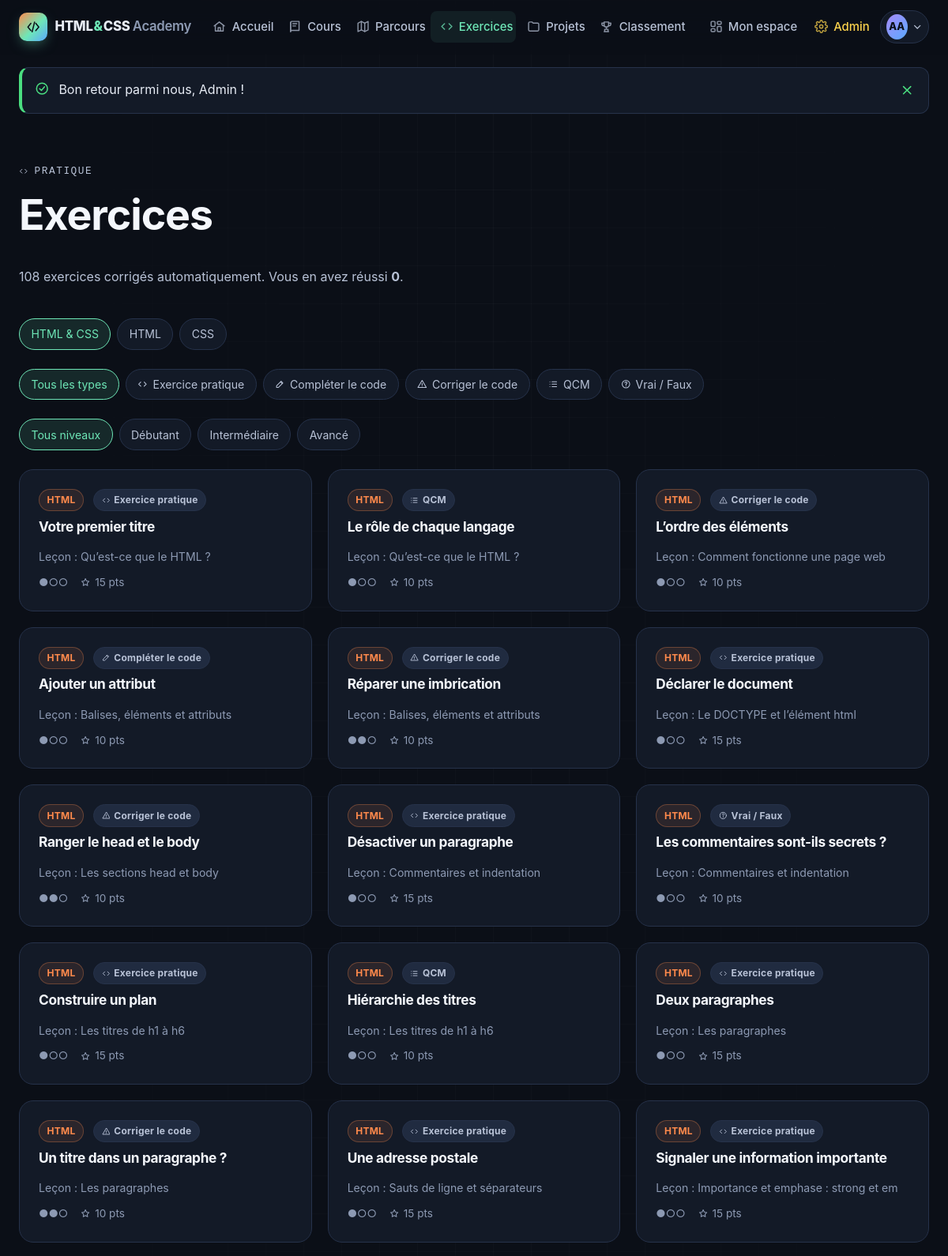
Page /exercises/index.php (signed in, upper part) on the committed database.
### tables this page shows
CREATE TABLE users (
  id               INT UNSIGNED NOT NULL AUTO_INCREMENT,
  first_name       VARCHAR(60)  NOT NULL,
  last_name        VARCHAR(60)  NOT NULL,
  email            VARCHAR(190) NOT NULL,
  password_hash    VARCHAR(255) NOT NULL,
  role             ENUM('student','admin') NOT NULL DEFAULT 'student',
  is_active        TINYINT(1)   NOT NULL DEFAULT 1,
  bio              VARCHAR(500) NULL,
  last_login_at    DATETIME     NULL,
  last_activity_at DATETIME     NULL,
  created_at       DATETIME     NOT NULL DEFAULT CURRENT_TIMESTAMP,
  updated_at       DATETIME     NOT NULL DEFAULT CURRENT_TIMESTAMP ON UPDATE CURRENT_TIMESTAMP,
  PRIMARY KEY (id),
  UNIQUE KEY uq_users_email (email),
  KEY idx_users_role (role),
  KEY idx_users_created (created_at)
);

CREATE TABLE exercises (
  id               INT UNSIGNED NOT NULL AUTO_INCREMENT,
  lesson_id        INT UNSIGNED NULL,
  title            VARCHAR(150) NOT NULL,
  slug             VARCHAR(150) NOT NULL,
  type             ENUM('code','fill','fix','qcm','truefalse') NOT NULL DEFAULT 'code',
  difficulty       TINYINT UNSIGNED NOT NULL DEFAULT 1,
  instructions     TEXT         NOT NULL,
  starter_html     TEXT         NULL,
  starter_css      TEXT         NULL,
  solution_html    TEXT         NULL,
  solution_css     TEXT         NULL,
  validation_rules JSON         NULL COMMENT 'Règles de vérification automatique',
  hint             TEXT         NULL,
  explanation      TEXT         NULL,
  points           SMALLINT UNSIGNED NOT NULL DEFAULT 10,
  sort_order       SMALLINT     NOT NULL DEFAULT 0,
  created_at       DATETIME     NOT NULL DEFAULT CURRENT_TIMESTAMP,
  updated_at       DATETIME     NOT NULL DEFAULT CURRENT_TIMESTAMP ON UPDATE CURRENT_TIMESTAMP,
  PRIMARY KEY (id),
  UNIQUE KEY uq_exercises_slug (slug),
  KEY idx_exercises_lesson (lesson_id, sort_order),
  KEY idx_exercises_type (type),
  CONSTRAINT fk_exercises_lesson FOREIGN KEY (lesson_id) REFERENCES lessons (id) ON DELETE SET NULL,
  CONSTRAINT chk_exercises_difficulty CHECK (difficulty BETWEEN 1 AND 3)
);

CREATE TABLE categories (
  id          INT UNSIGNED NOT NULL AUTO_INCREMENT,
  name        VARCHAR(80)  NOT NULL,
  slug        VARCHAR(80)  NOT NULL,
  description TEXT         NULL,
  color       VARCHAR(20)  NOT NULL DEFAULT '#6ee7b7',
  sort_order  SMALLINT     NOT NULL DEFAULT 0,
  created_at  DATETIME     NOT NULL DEFAULT CURRENT_TIMESTAMP,
  updated_at  DATETIME     NOT NULL DEFAULT CURRENT_TIMESTAMP ON UPDATE CURRENT_TIMESTAMP,
  PRIMARY KEY (id),
  UNIQUE KEY uq_categories_slug (slug)
);

CREATE TABLE lessons (
  id               INT UNSIGNED NOT NULL AUTO_INCREMENT,
  module_id        INT UNSIGNED NOT NULL,
  title            VARCHAR(150) NOT NULL,
  slug             VARCHAR(150) NOT NULL,
  duration_minutes SMALLINT UNSIGNED NOT NULL DEFAULT 10,
  introduction     TEXT         NOT NULL,
  objectives       JSON         NULL COMMENT 'Liste des objectifs',
  prerequisites    JSON         NULL COMMENT 'Liste des prérequis',
  theory           MEDIUMTEXT   NOT NULL COMMENT 'Explication théorique (Markdown restreint)',
  syntax_code      TEXT         NULL COMMENT 'Syntaxe minimale',
  simple_html      TEXT         NULL,
  simple_css       TEXT         NULL,
  example_html     MEDIUMTEXT   NULL COMMENT 'Exemple détaillé (HTML)',
  example_css      MEDIUMTEXT   NULL COMMENT 'Exemple détaillé (CSS)',
  line_by_line     JSON         NULL COMMENT '[[code, explication], ...]',
  reference_items  JSON         NULL COMMENT '[[balise/propriété, description], ...]',
  common_mistakes  JSON         NULL,
  best_practices   JSON         NULL,
  practical        TEXT         NULL COMMENT 'Utilisation dans un vrai projet (Markdown)',
  summary_points   JSON         NULL,
  challenge        TEXT         NULL,
  is_published     TINYINT(1)   NOT NULL DEFAULT 1,
  sort_order       SMALLINT     NOT NULL DEFAULT 0,
  created_at       DATETIME     NOT NULL DEFAULT CURRENT_TIMESTAMP,
  updated_at       DATETIME     NOT NULL DEFAULT CURRENT_TIMESTAMP ON UPDATE CURRENT_TIMESTAMP,
  PRIMARY KEY (id),
  UNIQUE KEY uq_lessons_slug (slug),
  KEY idx_lessons_module (module_id, sort_order),
  KEY idx_lessons_published (is_published),
  CONSTRAINT fk_lessons_module FOREIGN KEY (module_id) REFERENCES modules (id) ON DELETE CASCADE
);

### exercises/index.php (the view, shortened to what the rows shown need)
<?php
require __DIR__ . '/../includes/bootstrap.php';
$category = in_array(input('categorie'), ['html', 'css'], true) ? input('categorie') : '';
$type = array_key_exists(input('type'), ExerciseModel::TYPES) ? input('type') : '';
$level = query_int('niveau');
$exercises = ExerciseModel::catalog($category, $type, $level);
$user = current_user();
$passed = $user ? ExerciseModel::passedIds((int) $user['id']) : [];
$icons = ['code' => 'code', 'fill' => 'edit', 'fix' => 'alert', 'qcm' => 'list', 'truefalse' => 'question'];
$activeNav = 'exercises';
require ROOT_PATH . '/includes/header.php';
?>
<header class="page-head container">
  <h1>Exercices</h1>
</header>
<div class="container">
  <?php if (!$exercises): ?>
    <p class="empty"><?= icon('code') ?><br>Aucun exercice ne correspond à ces filtres.</p>
  <?php else: ?>
    <div class="grid grid--3">
      <?php foreach ($exercises as $ex): $isDone = isset($passed[(int) $ex['id']]); ?>
        <a class="card card--hover card--link exercise-card<?= $isDone ? ' is-done' : '' ?>" href="<?= e(route('exercise', $ex['slug'])) ?>">
          <div class="btn-row">
            <?php if ($ex['category_slug']): ?><span class="tag tag--<?= e($ex['category_slug']) ?>"><?= e($ex['category_name']) ?></span><?php endif; ?>
            <span class="tag"><?= icon($icons[$ex['type']], 'icon icon--sm') ?> <?= e(ExerciseModel::TYPES[$ex['type']]) ?></span>
          </div>
          <h2 class="card__title" style="font-size:1.08rem"><?= e($ex['title']) ?></h2>
          <?php if ($ex['lesson_title']): ?><p class="muted" style="margin:0;font-size:.88rem">Leçon : <?= e($ex['lesson_title']) ?></p><?php endif; ?>
          <div class="card__meta" style="margin-top:auto">
            <span><?= str_repeat('●', (int) $ex['difficulty']) . str_repeat('○', 3 - (int) $ex['difficulty']) ?></span>
            <span><?= icon('star', 'icon icon--sm') ?> <?= (int) $ex['points'] ?> pts</span>
          </div>
        </a>
      <?php endforeach; ?>
    </div>
  <?php endif; ?>
</div>
<?php require ROOT_PATH . '/includes/footer.php'; ?>

### includes/navbar.php (shortened to what the rows shown need)
<?php
$activeNav ??= '';
?>
<header class="site-header" data-header>
  <div class="container site-header__inner">
      <span class="brand__mark"><?= icon('logo') ?></span>
    <nav class="main-nav" id="main-nav" aria-label="Navigation principale" data-nav>
      <div class="main-nav__account">
        <?php if ($user): ?>
          <a class="main-nav__link<?= $activeNav === 'dashboard' ? ' is-active' : '' ?>" href="<?= e(url('dashboard/index.php')) ?>"><?= icon('dashboard') ?><span>Mon espace</span></a>
          <?php if ($user['role'] === 'admin'): ?>
            <a class="main-nav__link main-nav__link--admin<?= $activeNav === 'admin' ? ' is-active' : '' ?>" href="<?= e(url('admin/dashboard.php')) ?>"><?= icon('settings') ?><span>Admin</span></a>
          <?php endif; ?>
          <div class="user-menu" data-dropdown>
            <button type="button" class="user-menu__btn" aria-expanded="false" aria-haspopup="true" data-dropdown-toggle>
              <span class="avatar" aria-hidden="true"><?= e(initials($user['first_name'], $user['last_name'])) ?></span>
              <?= icon('chevron-down', 'icon icon--sm') ?>
            </button>
          </div>
        <?php else: ?>
          <a class="main-nav__link<?= $activeNav === 'login' ? ' is-active' : '' ?>" href="<?= e(url('auth/login.php')) ?>"><?= icon('login') ?><span>Connexion</span></a>
          <a class="btn btn--primary btn--sm" href="<?= e(url('auth/register.php')) ?>">Commencer gratuitement</a>
        <?php endif; ?>
      </div>
    </nav>
  </div>
</header>

### includes/functions.php (shortened to what the rows shown need)
<?php
function config(string $key, $default = null)
{
    $value = $GLOBALS['__config'];
    foreach (explode('.', $key) as $part) {
        $value = $value[$part];
    }
    return $value;
}
function e($value): string
{
    return htmlspecialchars((string) $value, ENT_QUOTES | ENT_SUBSTITUTE, 'UTF-8');
}
function base_path(): string
{
    static $base = null;
    if ($base !== null) {
        return $base;
    }
    $docRoot = realpath($_SERVER['DOCUMENT_ROOT'] ?? '') ?: '';
    $root = realpath(ROOT_PATH) ?: ROOT_PATH;
    if ($docRoot !== '' && str_starts_with($root, $docRoot)) {
        return $base = rtrim(str_replace('\\', '/', substr($root, strlen($docRoot))), '/');
    }
    return $base = '';
}
function url(string $path = ''): string
{
    return base_path() . '/' . ltrim($path, '/');
}
function route(string $name, ?string $param = null): string
{
    $pretty = [
        'home'        => '',
        'courses'     => 'cours',
        'course'      => 'cours/%s',
        'lesson'      => 'lecon/%s',
        'path'        => 'parcours',
        'exercises'   => 'exercices',
        'exercise'    => 'exercice/%s',
        'projects'    => 'projets',
        'project'     => 'projet/%s',
        'leaderboard' => 'classement',
        'playground'  => 'editeur',
        'certificate' => 'certificat/%s',
    ];
    $plain = [
        'home'        => '',
        'courses'     => 'courses/index.php',
        'course'      => 'courses/course.php?slug=%s',
        'lesson'      => 'courses/lesson.php?slug=%s',
        'path'        => 'parcours.php',
        'exercises'   => 'exercises/index.php',
        'exercise'    => 'exercises/exercise.php?slug=%s',
        'projects'    => 'projects/index.php',
        'project'     => 'projects/project.php?slug=%s',
        'leaderboard' => 'leaderboard.php',
        'playground'  => 'playground.php',
        'certificate' => 'certificate.php?id=%s',
    ];
    $map = config('app.pretty_urls') ? $pretty : $plain;
    $pattern = $map[$name] ?? $name;
    return url($param !== null ? sprintf($pattern, rawurlencode($param)) : $pattern);
}
function input(string $key, string $default = ''): string
{
    $v = $_POST[$key] ?? $_GET[$key] ?? $default;
    return is_string($v) ? trim($v) : $default;
}
function query_int(string $key, int $default = 0): int
{
    $v = filter_var($_GET[$key] ?? null, FILTER_VALIDATE_INT);
    return $v === false || $v === null ? $default : (int) $v;
}
function initials(string $first, string $last): string
{
    return mb_strtoupper(mb_substr($first, 0, 1) . mb_substr($last, 0, 1));
}
function icon(string $name, string $class = 'icon'): string
{
    return sprintf(
        '<svg class="%s" aria-hidden="true" focusable="false"><use href="%s#%s"></use></svg>',
        e($class),
        e(url('assets/icons/sprite.svg')),
        e($name)
    );
}

### rows in the picture
users: initials($user['first_name'], $user['last_name']) "AA"
exercises: categories.name "HTML", type "Exercice pratique", title "Votre premier titre", lesson.title "Qu’est-ce que le HTML ?", difficulty "●", difficulty "○○", points "15"
exercises: categories.name "HTML", type "QCM", title "Le rôle de chaque langage", lesson.title "Qu’est-ce que le HTML ?", difficulty "●", difficulty "○○", points "10"
exercises: categories.name "HTML", type "Corriger le code", title "L’ordre des éléments", lesson.title "Comment fonctionne une page web", difficulty "●", difficulty "○○", points "10"
exercises: categories.name "HTML", type "Compléter le code", title "Ajouter un attribut", lesson.title "Balises, éléments et attributs", difficulty "●", difficulty "○○", points "10"
exercises: categories.name "HTML", type "Corriger le code", title "Réparer une imbrication", lesson.title "Balises, éléments et attributs", difficulty "●●", difficulty "○", points "10"
exercises: categories.name "HTML", type "Exercice pratique", title "Déclarer le document", lesson.title "Le DOCTYPE et l’élément html", difficulty "●", difficulty "○○", points "15"
exercises: categories.name "HTML", type "Corriger le code", title "Ranger le head et le body", lesson.title "Les sections head et body", difficulty "●●", difficulty "○", points "10"
exercises: categories.name "HTML", type "Exercice pratique", title "Désactiver un paragraphe", lesson.title "Commentaires et indentation", difficulty "●", difficulty "○○", points "15"
exercises: categories.name "HTML", type "Vrai / Faux", title "Les commentaires sont-ils secrets ?", lesson.title "Commentaires et indentation", difficulty "●", difficulty "○○", points "10"
exercises: categories.name "HTML", type "Exercice pratique", title "Construire un plan", lesson.title "Les titres de h1 à h6", difficulty "●", difficulty "○○", points "15"
exercises: categories.name "HTML", type "QCM", title "Hiérarchie des titres", lesson.title "Les titres de h1 à h6", difficulty "●", difficulty "○○", points "10"
exercises: categories.name "HTML", type "Exercice pratique", title "Deux paragraphes", lesson.title "Les paragraphes", difficulty "●", difficulty "○○", points "15"
exercises: categories.name "HTML", type "Corriger le code", title "Un titre dans un paragraphe ?", lesson.title "Les paragraphes", difficulty "●●", difficulty "○", points "10"
exercises: categories.name "HTML", type "Exercice pratique", title "Une adresse postale", lesson.title "Sauts de ligne et séparateurs", difficulty "●", difficulty "○○", points "15"
exercises: categories.name "HTML", type "Exercice pratique", title "Signaler une information importante", lesson.title "Importance et emphase : strong et em", difficulty "●", difficulty "○○", points "15"

### other values in the picture
$label "Accueil"
$label "Cours"
$label "Parcours"
$label "Exercices"
$label "Projets"
$label "Classement"
$f['message'] "Bon retour parmi nous, Admin !"
count($exercises) "108"
count($passed) "0"
$label "Exercice pratique"
$label "Compléter le code"
$label "Corriger le code"
$label "QCM"
$label "Vrai / Faux"
level_label($n) "Débutant"
